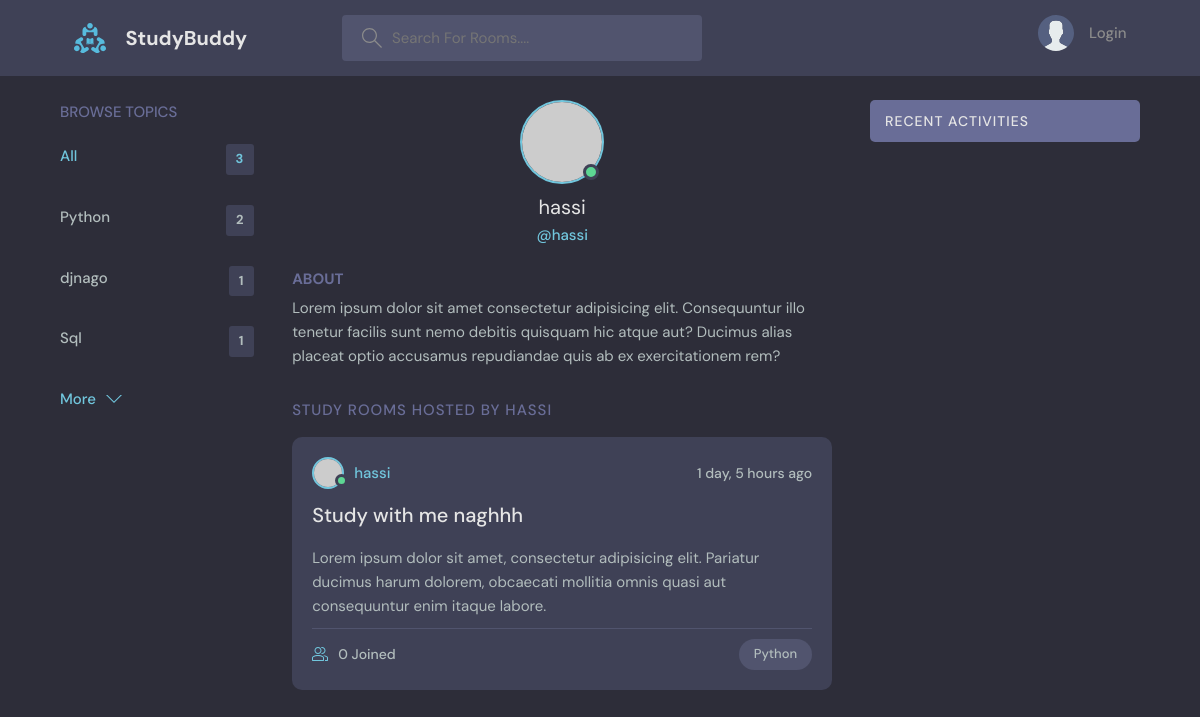
Before: /profile/4/ with the older database file.
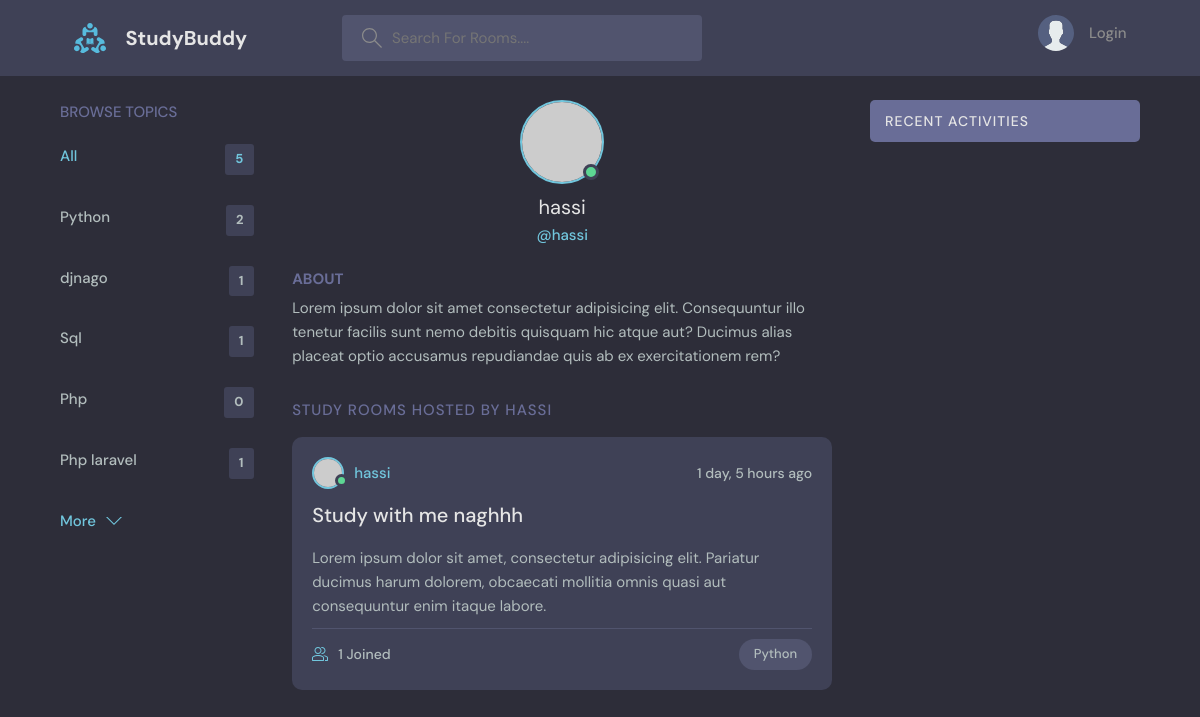
After: the same page with the newer database file.
### base/models.py (models this page shows, shortened)
class Topic(models.Model):
    name = models.CharField(max_length=200)

class Room(models.Model):
    host = models.ForeignKey(User , on_delete=models.SET_NULL , null=True)
    topic = models.ForeignKey(Topic , on_delete=models.SET_NULL , null=True)
    name = models.CharField(max_length=200)
    description  = models.TextField(null=True , blank=True)
    participants = models.ManyToManyField(User , related_name='participants' , blank=True)
    updated = models.DateTimeField(auto_now=True)
    created = models.DateTimeField(auto_now_add = True)
    class Meta:
        ordering = ['-updated' , '-created']

### base/views.py (the view)
# urls.py: path('profile/<str:pk>/' , views.user_profile , name= 'user-profile'),
def user_profile(request , pk):
    user = User.objects.get(id = pk)
    rooms = user.room_set.all()
    room_messages = user.message_set.all()
    topics = Topic.objects.all()
    context = {'user' : user , 'rooms' : rooms , 'room_messages' : room_messages , 'topics' : topics}
    return render(request , 'base/profile.html' , context)

### base/templates/base/profile.html (shortened to what this page needs)
{% extends 'main.html' %}
{% block content %}
<main class="profile-page layout layout--3">
  <div class="container">
    {% include 'base/topics_component.html' %}
    <div class="roomList">
      <div class="profile">
        <div class="profile__avatar">
          <div class="avatar avatar--large active">
            <img src="https://randomuser.me/api/portraits/men/11.jpg" />
          </div>
        </div>
        <div class="profile__info">
          <h3> {{user.username}} </h3>
          <p>@{{user.username}}</p>
        </div>
        <div class="profile__about">
          <h3>About</h3>
          <p>
            Lorem ipsum dolor sit amet consectetur adipisicing elit. Consequuntur illo tenetur
            facilis sunt nemo debitis quisquam hic atque aut? Ducimus alias placeat optio
            accusamus repudiandae quis ab ex exercitationem rem?
          </p>
        </div>
      </div>
      <div class="roomList__header">
        <div>
          <h2>Study Rooms Hosted by {{user.username}}</a>
          </h2>
        </div>
      </div>
      {% for room in rooms %}
      <div class="roomListRoom">
        <div class="roomListRoom__header">
          <a href="{% url 'user-profile' room.host.id %}" class="roomListRoom__author">
            <div class="avatar avatar--small active">
              <img src="https://randomuser.me/api/portraits/men/11.jpg" />
            </div>
            <span>{{user.username}}</span>
          </a>
          <div class="roomListRoom__actions">
            <span> {{room.created | timesince}} ago</span>
          </div>
        </div>
        <div class="roomListRoom__content">
          <a href="{% url 'room' room.id %}">{{room.name}}</a>
          <p>
            Lorem ipsum dolor sit amet, consectetur adipisicing elit. Pariatur ducimus harum
            dolorem, obcaecati mollitia omnis quasi aut consequuntur enim itaque labore.
          </p>
        </div>
        <div class="roomListRoom__meta">
          <a class="roomListRoom__joined">
            {{room.participants.all.count}} Joined
          </a>
          <p class="roomListRoom__topic">{{room.topic.name}}</p>
        </div>
      </div>
      {% endfor %}
    </div>
    {% include 'base/activity_component.html' %}
  </div>
</main>
{% endblock content %}

### base/templates/base/topics_component.html (shortened to what this page needs)
<div class="topics">
    <div class="topics__header">
      <h2>Browse Topics</h2>
    </div>
    <ul class="topics__list">
      <li>
        <a href="{% url 'home' %}" class="active">All <span>{{topics.count}}</span></a>
      </li>
      {% for topic in topics %}
      <li>
        <a href="{% url 'home' %}?q={{topic.name}}"> {{topic.name}} <span>{{topic.room_set.all.count}}</span></a>
      </li>
      {%endfor%}
    </ul>
    <a class="btn btn--link" href="{% url 'topics' %}">
      More
      <svg version="1.1" xmlns="http://www.w3.org/2000/svg" width="32" height="32" viewBox="0 0 32 32">
        <title>chevron-down</title>
        <path d="M16 21l-13-13h-3l16 16 16-16h-3l-13 13z"></path>
      </svg>
    </a>
  </div>

Changed rows visible on the page:
added Topic: name "Php", room_set.all.count "0"
added Topic: name "Php laravel", room_set.all.count "1"
computed for Room "Study with me naghhh": participants.all.count "0" → "1"
Other visible differences:
{{ topics.count }}: "3" → "5"
